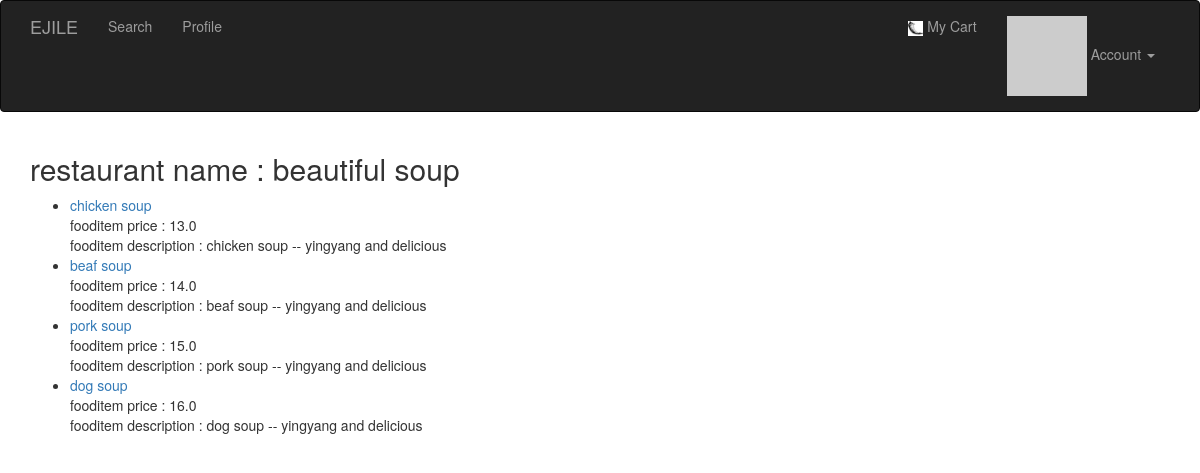
Page /restaurants/1 (signed in) on the committed database.
### app/models.py (models this page shows, shortened)
class Restaurant(db.Model):
    __tablename__   = 'restaurants'
    id              = db.Column(db.Integer, primary_key = True)
    name            = db.Column(db.String(64))
    city            = db.Column(db.String(64))
    description     = db.Column(db.Text)
    imageurl        = db.Column(db.Text)
    foodItems       = db.relationship('FoodItem', backref = 'restaurant', lazy = 'dynamic')
    orderItems      = db.relationship('OrderItem', backref = 'restaurant', lazy = 'dynamic')
    user_id         = db.Column(db.Integer, db.ForeignKey('users.id'))
    orders          = db.relationship('Order', backref='restaurant', lazy='dynamic')

class FoodItem(db.Model):
    __tablename__   = 'foodItems'
    id              = db.Column(db.Integer, primary_key = True)
    price           = db.Column(db.Float)
    imageurl        = db.Column(db.Text)
    name            = db.Column(db.String(64))
    description      = db.Column(db.Text)
    orderItems      = db.relationship('OrderItem', backref = 'foodItem', lazy = 'dynamic')
    restaurant_id   = db.Column(db.Integer, db.ForeignKey('restaurants.id'))

### app/main/views.py (the view)
@main.route('/restaurants/<id>')
def restaurants(id):
    restaurant  = Restaurant.query.filter_by(id=id).first()
    fooditems   = restaurant.foodItems
    return render_template('restaurant.html', restaurant=restaurant, fooditems=fooditems)

### app/auth/views.py (called while the page is built)
@auth.before_app_request
def before_request():
    if current_user.is_authenticated():
        current_user.ping()
        if not current_user.confirmed \
                and request.endpoint[:5] != 'auth.' \
                and request.endpoint != 'static':
            return redirect(url_for('auth.unconfirmed'))
        if current_user.is_salesmanager() and current_user.to_be_confirm_salesmanager \
                and request.endpoint == 'salesmanager':
            return redirect(url_for('salesmanager.ungranted'))

### app/main/__init__.py (called while the page is built)
@main.app_context_processor
def inject_permissions():
    return dict(Permission=Permission)

### app/models.py (called while the page is built)
@login_manager.user_loader
def load_user(user_id):
    return User.query.get(int(user_id))

    def can(self, permissions):
        return self.role is not None and \
            (self.role.permissions & permissions) == permissions

    def is_salesmanager(self):
        return self.can(Permission.SALESMANAGER)  and  not self.can(Permission.ADMINISTER)

    def is_staff(self):
        return self.can(Permission.STAFF)

    def is_user(self):
        return self.can(Permission.USUAL) and not self.can(Permission.ADMINISTER) \
                and not self.can(Permission.STAFF) and not self.can(Permission.SALESMANAGER)

    def ping(self):
        self.last_seen = datetime.utcnow()
        db.session.add(self)

    def gravatar(self, size=100, default='identicon', rating='g'):
        if request.is_secure:
            url = 'https://secure.gravatar.com/avatar'
        else:
            url = 'http://www.gravatar.com/avatar'
        hash = self.avatar_hash or hashlib.md5(
            self.email.encode('utf-8')).hexdigest()
        return '{url}/{hash}?s={size}&d={default}&r={rating}'.format(
            url=url, hash=hash, size=size, default=default, rating=rating)

### app/templates/restaurant.html (shortened to what this page needs)
{% extends "base.html" %}
{% block page_content %}
<div><h2>restaurant name : {{ restaurant.name }}</h2></div>
<div>
{% include '_fooditems.html' %}
</div>
{% endblock %}

### app/templates/base.html (shortened to what this page needs)
{% extends "bootstrap/base.html" %}
{% block head %}
{{ super() }}
<link rel="stylesheet" type="text/css" href="{{ url_for('static', filename='styles.css') }}">
{% endblock %}
{% block navbar %}
<div class="navbar navbar-inverse" role="navigation">
    <div class="container">
        <div class="navbar-header">
            <a class="navbar-brand" href="{{ url_for('main.index') }}">EJILE</a>
        </div>
        <div class="navbar-collapse collapse">
            <ul class="nav navbar-nav">
                <li><a href="/search">Search</a></li>
                {% if current_user.is_authenticated() %}
                <li><a href="{{ url_for('main.user', username=current_user.username) }}">Profile</a></li>
                {% endif %}
            </ul>
            <ul class="nav navbar-nav navbar-right">
            <li><a href="/cart"><img id="ejile-cart" src="/static/favicon.ico"> My Cart</a></li>
                {% if current_user.is_authenticated() %}
                <li class="dropdown">
                    <a href="#" class="dropdown-toggle" data-toggle="dropdown">
                        <img src="{{ current_user.gravatar(size=18) }}">
                        Account <b class="caret"></b>
                    </a>
                </li>
                {% else %}
                <li><a href="{{ url_for('auth.login') }}">Log In</a></li>
                {% endif %}
            </ul>
        </div>
    </div>
</div>
{% endblock %}
{% block content %}
<div class="container">
    {% block page_content %}{% endblock %}
</div>
{% endblock %}

### app/templates/_fooditems.html
<ul class="fooditems">
    {% for fooditem in fooditems %}
    <li class="fooditem">
    	<div> <a href="{{ url_for('.fooditems', id=fooditem.id ) }}">
    		{{ fooditem.name }} </a></div>
        <div>fooditem price : {{ fooditem.price }}</div>
        <div>fooditem description : {{ fooditem.description }}</div>
    </li>
    {% endfor %}
</ul>

### app/static/styles.css (style rules this page uses)
#ejile-cart { height: 15px; }

### rows in the picture
Restaurant: name "beautiful soup"
FoodItem: name "chicken soup", price "13.0", description "chicken soup -- yingyang and delicious"
FoodItem: name "beaf soup", price "14.0", description "beaf soup -- yingyang and delicious"
FoodItem: name "pork soup", price "15.0", description "pork soup -- yingyang and delicious"
FoodItem: name "dog soup", price "16.0", description "dog soup -- yingyang and delicious"
